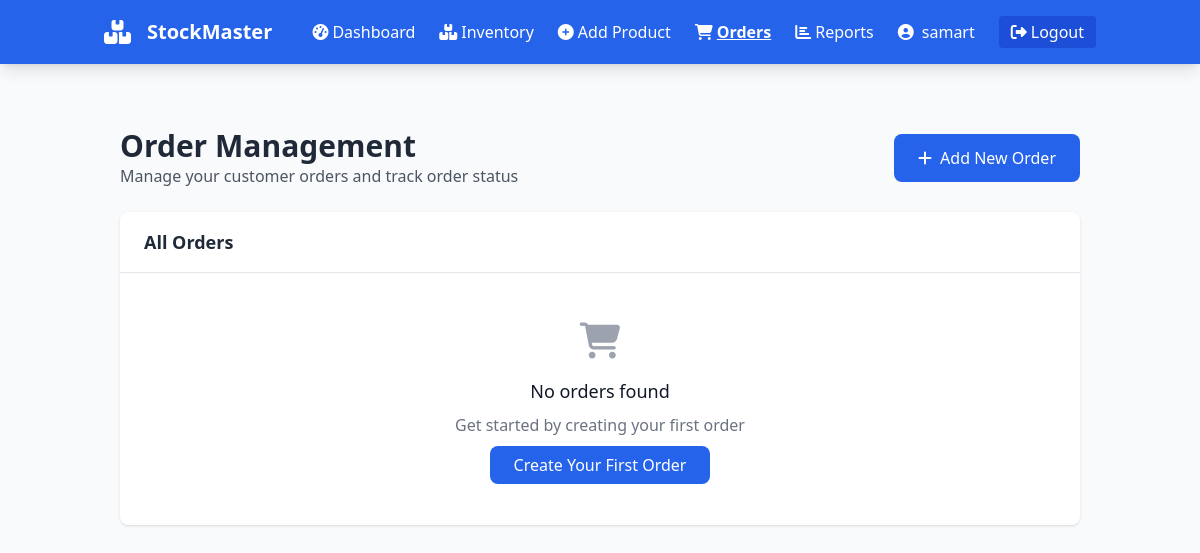
/orders (signed in), run on an earlier commit of the app's database.
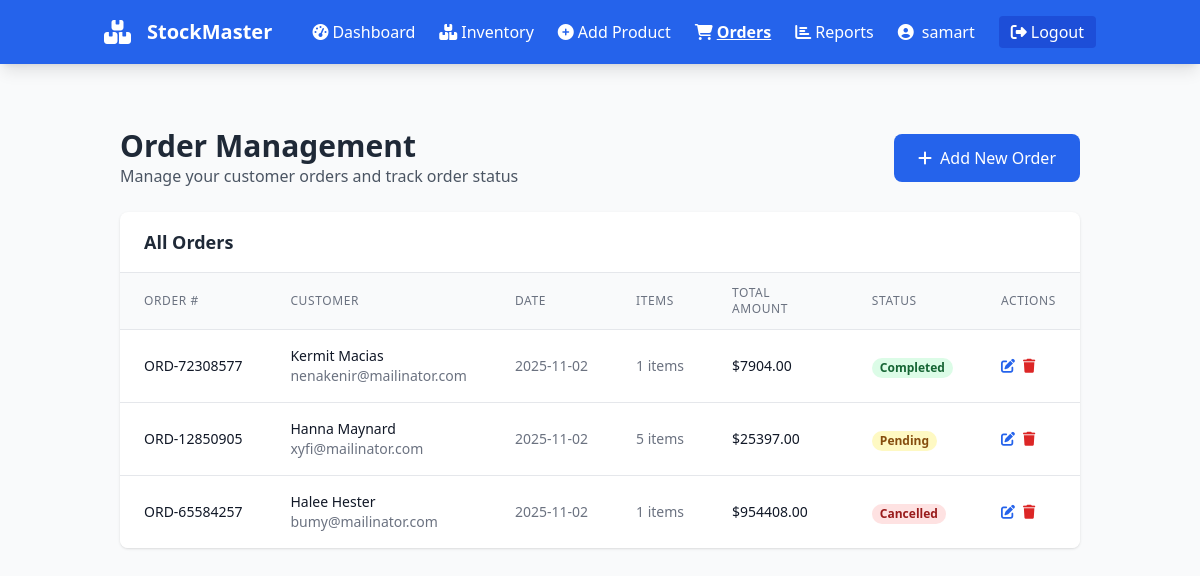
And on a later commit of the database.
### models.py (models this page shows, shortened)
class Order(db.Model):
    id = db.Column(db.Integer, primary_key=True)
    order_number = db.Column(db.String(20), unique=True, nullable=False)
    customer_name = db.Column(db.String(100), nullable=False)
    customer_email = db.Column(db.String(120))
    customer_phone = db.Column(db.String(20))
    status = db.Column(db.String(20), default='pending')  # pending, completed, cancelled
    total_amount = db.Column(db.Float, default=0.0)
    notes = db.Column(db.Text)
    created_at = db.Column(db.DateTime, default=datetime.utcnow)
    updated_at = db.Column(db.DateTime, default=datetime.utcnow, onupdate=datetime.utcnow)
    user_id = db.Column(db.Integer, db.ForeignKey('user.id'), nullable=False)
    items = db.relationship('OrderItem', backref='order', lazy=True, cascade='all, delete-orphan')

### app.py (the view)
@app.route('/orders')
@login_required
def orders():
    orders = Order.query.filter_by(user_id=current_user.id).order_by(Order.created_at.desc()).all()
    return render_template('orders.html', orders=orders)

### app.py (called while the page is built)
@login_manager.user_loader
def load_user(user_id):
    return User.query.get(int(user_id))

### templates/orders.html (shortened to what the changed rows need)
{% extends "base.html" %}
{% block content %}
<div class="container mx-auto px-4 py-8">
    <div class="flex justify-between items-center mb-6">
        <div>
            <h1 class="text-3xl font-bold text-gray-800">Order Management</h1>
        </div>
    </div>
    <div class="bg-white rounded-lg shadow overflow-hidden">
        <div class="px-6 py-4 border-b border-gray-200">
            <h2 class="text-lg font-semibold text-gray-800">All Orders</h2>
        </div>
        {% if orders %}
        <div class="overflow-x-auto">
            <table class="min-w-full divide-y divide-gray-200">
                <thead class="bg-gray-50">
                    <tr>
                        <th class="px-6 py-3 text-left text-xs font-medium text-gray-500 uppercase tracking-wider">Order #</th>
                        <th class="px-6 py-3 text-left text-xs font-medium text-gray-500 uppercase tracking-wider">Customer</th>
                        <th class="px-6 py-3 text-left text-xs font-medium text-gray-500 uppercase tracking-wider">Date</th>
                        <th class="px-6 py-3 text-left text-xs font-medium text-gray-500 uppercase tracking-wider">Items</th>
                        <th class="px-6 py-3 text-left text-xs font-medium text-gray-500 uppercase tracking-wider">Total Amount</th>
                        <th class="px-6 py-3 text-left text-xs font-medium text-gray-500 uppercase tracking-wider">Status</th>
                        <th class="px-6 py-3 text-left text-xs font-medium text-gray-500 uppercase tracking-wider">Actions</th>
                    </tr>
                </thead>
                <tbody class="bg-white divide-y divide-gray-200">
                    {% for order in orders %}
                    <tr class="hover:bg-gray-50 transition duration-300">
                        <td class="px-6 py-4 whitespace-nowrap">
                            <div class="text-sm font-medium text-gray-900">{{ order.order_number }}</div>
                        </td>
                        <td class="px-6 py-4 whitespace-nowrap">
                            <div class="text-sm font-medium text-gray-900">{{ order.customer_name }}</div>
                            <div class="text-sm text-gray-500">{{ order.customer_email }}</div>
                        </td>
                        <td class="px-6 py-4 whitespace-nowrap text-sm text-gray-500">
                            {{ order.created_at.strftime('%Y-%m-%d') }}
                        </td>
                        <td class="px-6 py-4 whitespace-nowrap text-sm text-gray-500">
                            {{ order.items|length }} items
                        </td>
                        <td class="px-6 py-4 whitespace-nowrap text-sm font-medium text-gray-900">
                            ${{ "%.2f"|format(order.total_amount) }}
                        </td>
                        <td class="px-6 py-4 whitespace-nowrap">
                            <span class="px-2 inline-flex text-xs leading-5 font-semibold rounded-full
                                {% if order.status == 'pending' %}bg-yellow-100 text-yellow-800
                                {% elif order.status == 'completed' %}bg-green-100 text-green-800
                                {% else %}bg-red-100 text-red-800{% endif %}">
                                {{ order.status|title }}
                            </span>
                        </td>
                        <td class="px-6 py-4 whitespace-nowrap text-sm font-medium">
                            <div class="flex space-x-2">
                                <a href="{{ url_for('edit_order', order_id=order.id) }}" class="text-blue-600 hover:text-blue-900">
                                    <i class="fas fa-edit"></i>
                                </a>
                                <button type="button" onclick="openDeleteModal({{ order.id }})" class="text-red-600 hover:text-red-900">
                                    <i class="fas fa-trash"></i>
                                </button>
                            </div>
                        </td>
                    </tr>
                    {% endfor %}
                </tbody>
            </table>
        </div>
        {% else %}
        <div class="text-center py-12">
            <i class="fas fa-shopping-cart text-4xl text-gray-400 mb-4"></i>
            <h3 class="text-lg font-medium text-gray-900 mb-2">No orders found</h3>
            <p class="text-gray-500 mb-4">Get started by creating your first order</p>
            <a href="{{ url_for('add_order') }}" class="bg-blue-600 hover:bg-blue-700 text-white font-medium py-2 px-6 rounded-lg transition duration-300">
                Create Your First Order
            </a>
        </div>
        {% endif %}
    </div>
</div>
{% endblock %}

What changed in the data, as far as the page shows it:
added Order: order_number "ORD-72308577", customer_name "Kermit Macias", customer_email "nenakenir@mailinator.com", created_at "2025-11-02", items|length "1", total_amount "7904.00", status "Completed"
added Order: order_number "ORD-12850905", customer_name "Hanna Maynard", customer_email "xyfi@mailinator.com", created_at "2025-11-02", items|length "5", total_amount "25397.00", status "Pending"
added Order: order_number "ORD-65584257", customer_name "Halee Hester", customer_email "bumy@mailinator.com", created_at "2025-11-02", items|length "1", total_amount "954408.00", status "Cancelled"
Also different on the page:
text no longer shown: "No orders found Get started by creating your first order Create Your First Order"
text now shown: "ORDER # CUSTOMER DATE ITEMS TOTAL AMOUNT STATUS ACTIONS"
